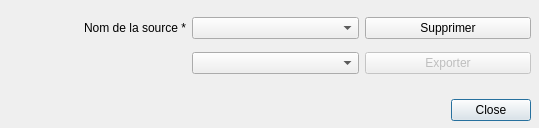
<?xml version="1.0" encoding="UTF-8"?>
<ui version="4.0">
 <class>Dialog</class>
 <widget class="QDialog" name="Dialog">
  <property name="geometry">
   <rect>
    <x>0</x>
    <y>0</y>
    <width>539</width>
    <height>128</height>
   </rect>
  </property>
  <property name="windowTitle">
   <string>Gérer les réseaux routiers</string>
  </property>
  <widget class="QDialogButtonBox" name="buttonBox">
   <property name="geometry">
    <rect>
     <x>350</x>
     <y>90</y>
     <width>181</width>
     <height>41</height>
    </rect>
   </property>
   <property name="orientation">
    <enum>Qt::Horizontal</enum>
   </property>
   <property name="standardButtons">
    <set>QDialogButtonBox::Close</set>
   </property>
  </widget>
  <widget class="QWidget" name="verticalLayoutWidget">
   <property name="geometry">
    <rect>
     <x>20</x>
     <y>10</y>
     <width>511</width>
     <height>71</height>
    </rect>
   </property>
   <layout class="QGridLayout" name="gridLayout">
    <item row="1" column="2">
     <widget class="QPushButton" name="pushButtonExport">
      <property name="enabled">
       <bool>false</bool>
      </property>
      <property name="toolTip">
       <string>&lt;html&gt;&lt;head/&gt;&lt;body&gt;&lt;p&gt;Fonctionnalité bientôt disponible !&lt;/p&gt;&lt;/body&gt;&lt;/html&gt;</string>
      </property>
      <property name="text">
       <string>Exporter</string>
      </property>
     </widget>
    </item>
    <item row="0" column="2">
     <widget class="QPushButton" name="pushButtonDelete">
      <property name="text">
       <string>Supprimer</string>
      </property>
     </widget>
    </item>
    <item row="0" column="1">
     <widget class="QComboBox" name="comboBoxSourceName"/>
    </item>
    <item row="0" column="0">
     <widget class="QLabel" name="label">
      <property name="text">
       <string>Nom de la source *</string>
      </property>
      <property name="alignment">
       <set>Qt::AlignRight|Qt::AlignTrailing|Qt::AlignVCenter</set>
      </property>
     </widget>
    </item>
    <item row="1" column="1">
     <widget class="QComboBox" name="comboBoxFormat"/>
    </item>
   </layout>
  </widget>
 </widget>
 <resources/>
 <connections>
  <connection>
   <sender>buttonBox</sender>
   <signal>accepted()</signal>
   <receiver>Dialog</receiver>
   <slot>accept()</slot>
   <hints>
    <hint type="sourcelabel">
     <x>248</x>
     <y>254</y>
    </hint>
    <hint type="destinationlabel">
     <x>157</x>
     <y>274</y>
    </hint>
   </hints>
  </connection>
  <connection>
   <sender>buttonBox</sender>
   <signal>rejected()</signal>
   <receiver>Dialog</receiver>
   <slot>reject()</slot>
   <hints>
    <hint type="sourcelabel">
     <x>316</x>
     <y>260</y>
    </hint>
    <hint type="destinationlabel">
     <x>286</x>
     <y>274</y>
    </hint>
   </hints>
  </connection>
 </connections>
</ui>
